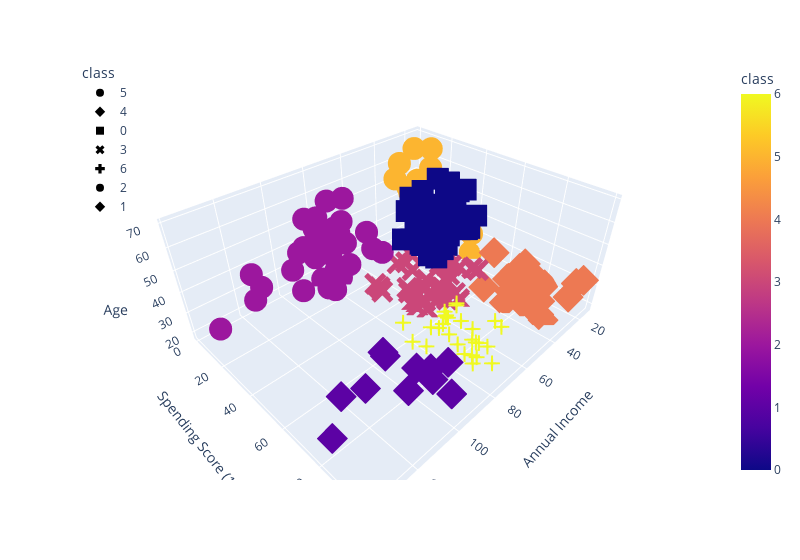

The cell this chart's notebook holds for it:
### Code cell
# plot the DataFrame with a third axis
fig = px.scatter_3d(
    df_shopping,
    x="Annual Income",
    y="Spending Score (1-100)",
    z="Age",
    color="class",
    symbol="class",
    width=800,
)
fig.update_layout(legend=dict(x=0, y=1))
fig.show()

### Figure 1 — Plotly figure (JSON) as saved in the notebook; plotly's stock layout.template omitted (floating-point values rounded to 4 significant figures)
{"data": [{"hovertemplate": "class=%{marker.color}<br>Annual Income=%{x}<br>Spending Score (1-100)=%{y}<br>Age=%{z}<extra></extra>", "legendgroup": "5", "marker": {"color": [5, 5, 5, 5, 5, 5, 5, 5, 5, 5, 5, 5, 5, 5, 5, 5, 5, 5, 5, 5, 5, 5], "coloraxis": "coloraxis", "symbol": "circle"}, "mode": "markers", "name": "5", "scene": "scene", "showlegend": true, "type": "scatter3d", "x": [15, 16, 17, 18, 19, 19, 20, 20, 21, 23, 24, 25, 28, 28, 29, 30, 33, 33, 34, 37, 39, 39], "y": [39, 6, 40, 6, 3, 14, 15, 13, 35, 29, 35, 5, 14, 32, 31, 4, 4, 14, 17, 26, 36, 28], "z": [19, 20, 31, 35, 64, 67, 58, 37, 35, 52, 35, 46, 54, 45, 40, 60, 53, 49, 42, 36, 48, 49]}, {"hovertemplate": "class=%{marker.color}<br>Annual Income=%{x}<br>Spending Score (1-100)=%{y}<br>Age=%{z}<extra></extra>", "legendgroup": "4", "marker": {"color": [4, 4, 4, 4, 4, 4, 4, 4, 4, 4, 4, 4, 4, 4, 4, 4, 4, 4, 4, 4, 4, 4], "coloraxis": "coloraxis", "symbol": "diamond"}, "mode": "markers", "name": "4", "scene": "scene", "showlegend": true, "type": "scatter3d", "x": [15, 16, 17, 18, 19, 19, 20, 20, 21, 23, 24, 25, 28, 28, 29, 30, 33, 33, 34, 37, 38, 39], "y": [81, 77, 76, 94, 72, 99, 77, 79, 66, 98, 73, 73, 82, 61, 87, 73, 92, 81, 73, 75, 92, 65], "z": [21, 23, 22, 23, 30, 35, 24, 22, 20, 35, 25, 31, 29, 35, 23, 21, 18, 21, 30, 20, 24, 24]}, {"hovertemplate": "class=%{marker.color}<br>Annual Income=%{x}<br>Spending Score (1-100)=%{y}<br>Age=%{z}<extra></extra>", "legendgroup": "0", "marker": {"color": [0, 0, 0, 0, 0, 0, 0, 0, 0, 0, 0, 0, 0, 0, 0, 0, 0, 0, 0, 0, 0, 0, 0, 0, 0, 0, 0, 0, 0, 0, 0, 0, 0, 0, 0, 0, 0, 0, 0, 0, 0, 0, 0, 0], "coloraxis": "coloraxis", "symbol": "square"}, "mode": "markers", "name": "0", "scene": "scene", "showlegend": true, "type": "scatter3d", "x": [38, 40, 42, 43, 43, 43, 44, 44, 46, 46, 47, 47, 48, 48, 48, 49, 49, 50, 50, 54, 54, 54, 54, 54, 54, 54, 57, 58, 59, 60, 60, 61, 62, 62, 62, 63, 63, 63, 63, 63, 65, 65, 67, 67], "y": [35, 55, 52, 60, 45, 41, 50, 46, 46, 56, 52, 59, 51, 50, 48, 55, 42, 49, 56, 47, 53, 42, 51, 41, 44, 46, 58, 46, 55, 49, 47, 42, 48, 59, 56, 50, 46, 43, 48, 52, 43, 59, 43, 57], "z": [65, 50, 49, 59, 50, 47, 51, 69, 53, 70, 67, 54, 63, 43, 68, 70, 47, 60, 60, 59, 45, 49, 57, 67, 46, 48, 55, 50, 68, 48, 47, 48, 49, 67, 49, 66, 54, 68, 66, 65, 63, 49, 51, 50]}, {"hovertemplate": "class=%{marker.color}<br>Annual Income=%{x}<br>Spending Score (1-100)=%{y}<br>Age=%{z}<extra></extra>", "legendgroup": "3", "marker": {"color": [3, 3, 3, 3, 3, 3, 3, 3, 3, 3, 3, 3, 3, 3, 3, 3, 3, 3, 3, 3, 3, 3, 3, 3, 3, 3, 3, 3, 3, 3, 3, 3, 3, 3, 3, 3, 3, 3], "coloraxis": "coloraxis", "symbol": "x"}, "mode": "markers", "name": "3", "scene": "scene", "showlegend": true, "type": "scatter3d", "x": [39, 40, 40, 40, 42, 43, 46, 46, 48, 48, 48, 54, 54, 54, 54, 54, 57, 58, 59, 60, 60, 60, 60, 61, 62, 62, 62, 63, 64, 64, 65, 65, 67, 67, 69, 70, 72, 76], "y": [61, 47, 42, 42, 60, 54, 51, 55, 59, 59, 47, 54, 48, 52, 55, 57, 55, 60, 41, 40, 42, 52, 50, 49, 41, 55, 42, 54, 42, 46, 48, 50, 56, 40, 58, 29, 34, 40], "z": [31, 27, 29, 31, 33, 31, 27, 19, 18, 19, 32, 26, 40, 23, 38, 21, 22, 34, 18, 40, 32, 24, 27, 20, 23, 26, 21, 19, 38, 19, 18, 19, 27, 38, 40, 23, 25, 28]}, {"hovertemplate": "class=%{marker.color}<br>Annual Income=%{x}<br>Spending Score (1-100)=%{y}<br>Age=%{z}<extra></extra>", "legendgroup": "6", "marker": {"color": [6, 6, 6, 6, 6, 6, 6, 6, 6, 6, 6, 6, 6, 6, 6, 6, 6, 6, 6, 6, 6, 6, 6, 6, 6, 6, 6, 6], "coloraxis": "coloraxis", "symbol": "cross"}, "mode": "markers", "name": "6", "scene": "scene", "showlegend": true, "type": "scatter3d", "x": [69, 70, 71, 71, 71, 72, 73, 73, 74, 75, 76, 77, 77, 78, 78, 78, 78, 78, 78, 79, 81, 85, 86, 87, 87, 87, 88, 88], "y": [91, 77, 95, 75, 75, 71, 88, 73, 72, 93, 87, 97, 74, 90, 88, 76, 89, 78, 73, 83, 93, 75, 95, 63, 75, 92, 86, 69], "z": [39, 31, 40, 38, 39, 31, 29, 32, 35, 32, 32, 28, 32, 34, 39, 38, 27, 30, 30, 29, 31, 36, 33, 32, 28, 36, 30, 27]}, {"hovertemplate": "class=%{marker.color}<br>Annual Income=%{x}<br>Spending Score (1-100)=%{y}<br>Age=%{z}<extra></extra>", "legendgroup": "2", "marker": {"color": [2, 2, 2, 2, 2, 2, 2, 2, 2, 2, 2, 2, 2, 2, 2, 2, 2, 2, 2, 2, 2, 2, 2, 2, 2, 2, 2, 2, 2, 2, 2, 2, 2, 2, 2], "coloraxis": "coloraxis", "symbol": "circle"}, "mode": "markers", "name": "2", "scene": "scene", "showlegend": true, "type": "scatter3d", "x": [71, 71, 71, 73, 73, 74, 75, 77, 77, 78, 78, 78, 78, 78, 78, 79, 81, 85, 86, 87, 87, 87, 88, 88, 93, 97, 98, 99, 101, 103, 103, 113, 120, 126, 137], "y": [35, 11, 9, 5, 7, 10, 5, 12, 36, 22, 17, 20, 16, 1, 1, 35, 5, 26, 20, 27, 13, 10, 13, 15, 14, 32, 15, 39, 24, 17, 23, 8, 16, 28, 18], "z": [43, 59, 47, 20, 44, 19, 57, 25, 48, 34, 43, 44, 47, 37, 34, 56, 19, 50, 42, 36, 40, 36, 52, 58, 59, 37, 46, 41, 54, 41, 34, 33, 47, 45, 32]}, {"hovertemplate": "class=%{marker.color}<br>Annual Income=%{x}<br>Spending Score (1-100)=%{y}<br>Age=%{z}<extra></extra>", "legendgroup": "1", "marker": {"color": [1, 1, 1, 1, 1, 1, 1, 1, 1, 1, 1], "coloraxis": "coloraxis", "symbol": "diamond"}, "mode": "markers", "name": "1", "scene": "scene", "showlegend": true, "type": "scatter3d", "x": [93, 97, 98, 99, 101, 103, 103, 113, 120, 126, 137], "y": [90, 86, 88, 97, 68, 85, 69, 91, 79, 74, 83], "z": [35, 32, 29, 30, 28, 36, 32, 38, 35, 32, 30]}], "layout": {"coloraxis": {"colorbar": {"title": {"text": "class"}}, "colorscale": [[0, "#0d0887"], [0.1111, "#46039f"], [0.2222, "#7201a8"], [0.3333, "#9c179e"], [0.4444, "#bd3786"], [0.5556, "#d8576b"], [0.6667, "#ed7953"], [0.7778, "#fb9f3a"], [0.8889, "#fdca26"], [1, "#f0f921"]]}, "legend": {"title": {"text": "class"}, "tracegroupgap": 0, "x": 0, "y": 1}, "margin": {"t": 60}, "scene": {"domain": {"x": [0, 1], "y": [0, 1]}, "xaxis": {"title": {"text": "Annual Income"}}, "yaxis": {"title": {"text": "Spending Score (1-100)"}}, "zaxis": {"title": {"text": "Age"}}}, "width": 800}}
